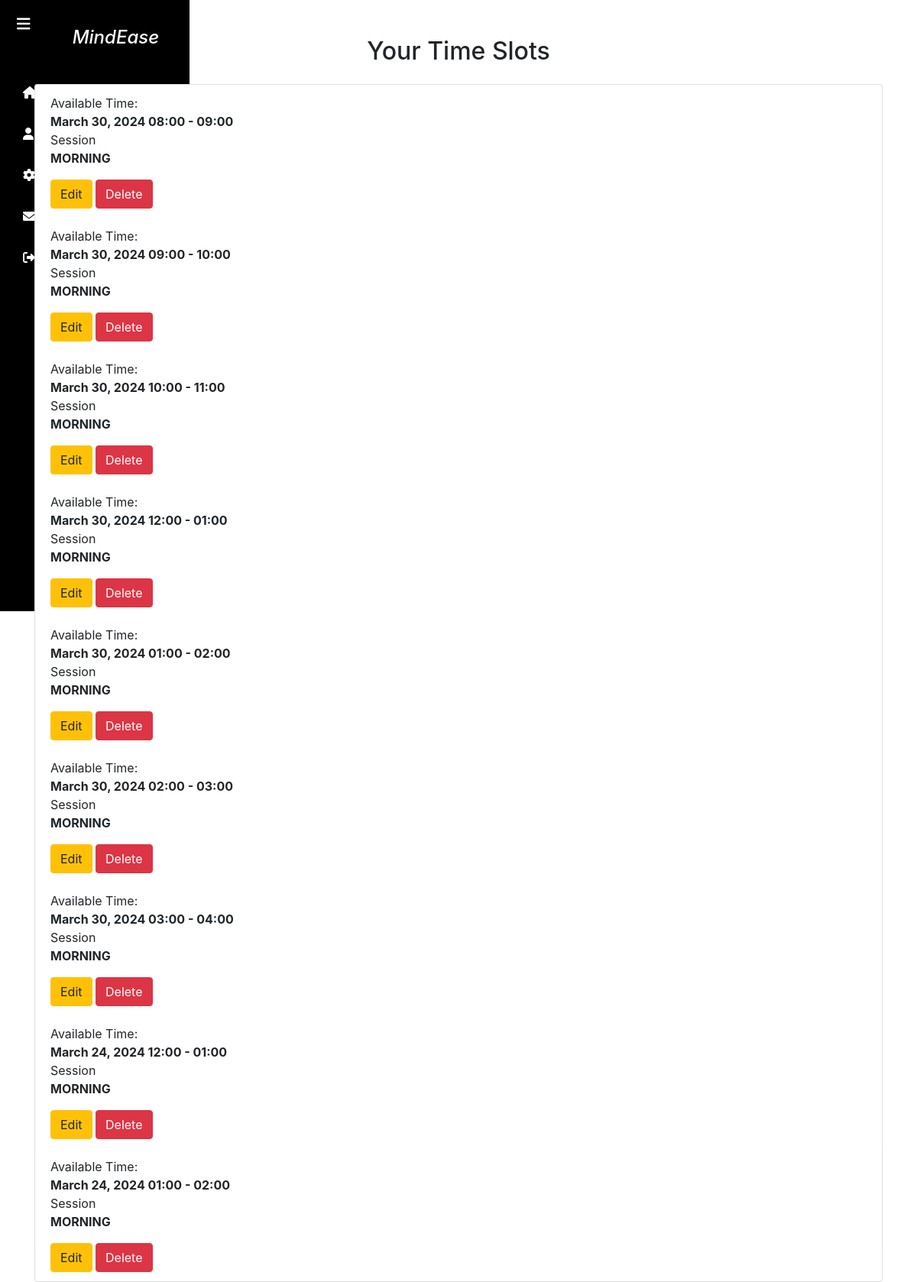
The app's page /new_view_time_slots/ (signed in), older data.
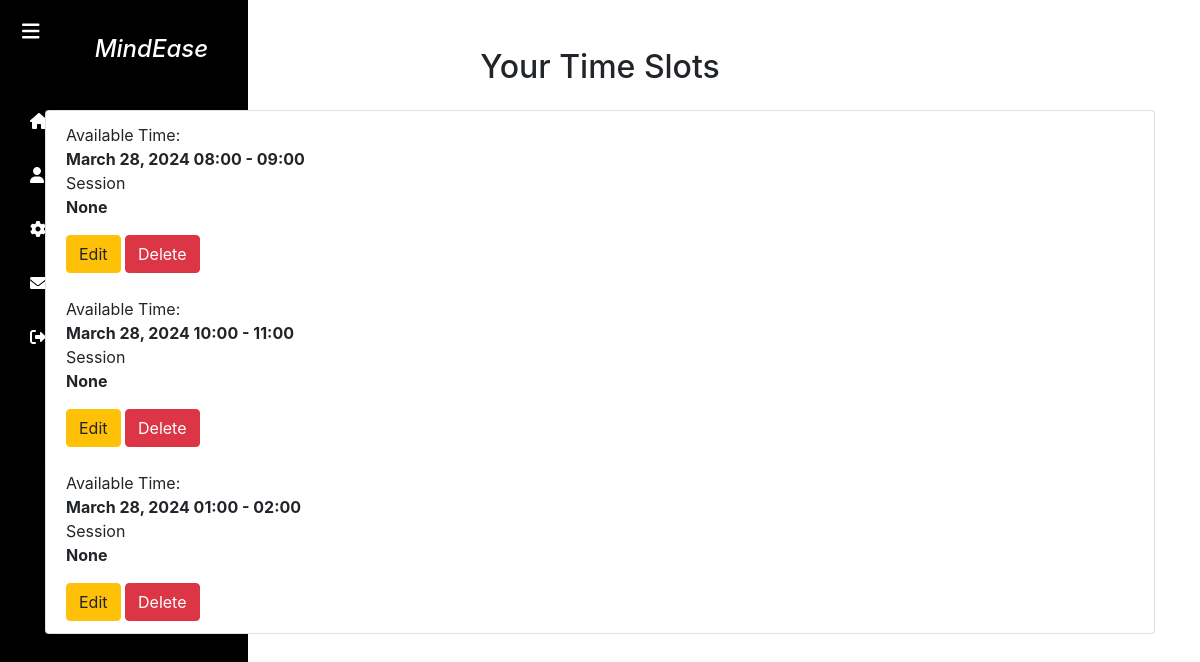
The same page, newer data.
### app1/models.py (models this page shows, shortened)
class TimeSlot(models.Model):
    class SessionType(models.TextChoices):
        MORNING = "MORNING", "Morning Session"
        AFTERNOON = "AFTERNOON", "Afternoon Session"
    TIME_SLOTS = [
        ("8-9", "8:00 AM - 9:00 AM"),
        ("9-10", "9:00 AM - 10:00 AM"),
        ("10-11", "10:00 AM - 11:00 AM"),
        ("12-1", "12:00 PM - 1:00 PM"),
        ("1-2", "1:00 PM - 2:00 PM"),
        ("2-3", "2:00 PM - 3:00 PM"),
        ("3-4", "3:00 PM - 4:00 PM"),
    ]
    therapist = models.ForeignKey(User, on_delete=models.CASCADE, related_name='available_time_slots')
    time_slot = models.CharField(max_length=5, choices=TIME_SLOTS, null=True)
    start_time = models.DateTimeField()
    end_time = models.DateTimeField()
    session_type = models.CharField(max_length=50, choices=SessionType.choices, null=True)
    is_booked = models.BooleanField(default=False)

### app1/views.py (the view)
# urls.py: path('new_view_time_slots/', views.new_view_time_slots, name='new_view_time_slots'),
@login_required
def new_view_time_slots(request):
    if request.user.role != 'THERAPIST':
        return redirect('home')  # Redirect to the home page if the user is not a therapist
    time_slots = TimeSlot.objects.filter(therapist=request.user)
    selected_time_slot_id = request.GET.get('selected_time_slot_id')  # Get the selected time slot ID from the query parameters
    selected_time_slot = None
    if selected_time_slot_id:
        try:
            selected_time_slot = TimeSlot.objects.get(id=selected_time_slot_id, therapist=request.user)
        except TimeSlot.DoesNotExist:
            selected_time_slot = None
    return render(request, 'new_view_time_slots.html', {'time_slots': time_slots, 'selected_time_slot': selected_time_slot})

### templates/new_view_time_slots.html (shortened to what this page needs)
<!DOCTYPE html>
<html lang="en">
<head>
  <link href="https://cdn.jsdelivr.net/npm/bootstrap@5.3.0/dist/css/bootstrap.min.css" rel="stylesheet">
  <link href="https://cdnjs.cloudflare.com/ajax/libs/font-awesome/6.0.0/css/all.min.css" rel="stylesheet">
</head>
<body>
  <div class="wrapper">
    <nav id="sidebar">
      <div class="sidebar-header">
        <strong><i><h3 id="brand">&nbsp;&nbsp;&nbsp;&nbsp;&nbsp;&nbsp;&nbsp;MindEase</h3></i></strong>
      </div>
      <div id="sidebar-content">
        <ul class="list-unstyled components">
          <li>
            <a href="/Tdash" class="sidebar-link">
              <i class="fas fa-home"></i> <span class="sidebar-content-text">Home</span>
            </a>
          </li>
          <li>
            <a href="#" class="sidebar-link">
              <i class="fas fa-user"></i> <span class="sidebar-content-text">Profile</span>
            </a>
          </li>
          <li>
            <a href="#" class="sidebar-link">
              <i class="fas fa-cog"></i> <span class="sidebar-content-text">Settings</span>
            </a>
          </li>
          <li>
            <a href="#" class="sidebar-link">
              <i class="fas fa-envelope"></i> <span class="sidebar-content-text">Messages</span>
            </a>
          </li>
          <li>
            <a href="{% url 'logout' %}" class="sidebar-link">
              <i class="fas fa-sign-out-alt"></i> <span class="sidebar-content-text">Logout</span>
            </a>
          </li>
        </ul>
      </div>
      <button type="button" id="sidebarCollapse" class="btn btn-dark">
        <i class="fas fa-bars"></i>
      </button>
    </nav>
<!DOCTYPE html>
<html lang="en">
<head>
    <link rel="stylesheet" href="https://stackpath.bootstrapcdn.com/bootstrap/4.3.1/css/bootstrap.min.css">
</head>
<body>
    <div class="container mt-5">
        <h2 class="text-center mb-4">Your Time Slots</h2>
        <div class="list-group">
            {% for time_slot in time_slots %}
                <div id="timeSlot{{ time_slot.id }}" class="list-group-item">
                    <div class="time-range-box">Available Time: <br>
                        <strong>{{ time_slot.start_time|date:'F d, Y H:i' }} - {{ time_slot.end_time|date:'H:i' }}</strong>
                    </div>
                    <div class="time-range-box">Session <br> <strong>{{ time_slot.session_type }}</strong></div>
                    <div class="mt-3">
                        <a href="{% url 'edit_time_slot' time_slot.id %}" class="btn btn-warning">Edit</a>
                        <a href="{% url 'delete_time_slot' time_slot.id %}" class="btn btn-danger">Delete</a>
                    </div>
                </div>
            {% endfor %}
        </div>
    </div>
</body>
</html>
</body>
</html>

Row changes from the older to the newer data that the page shows:
removed TimeSlot: start_time "March 30, 2024 08:00", end_time "09:00", session_type "MORNING"
removed TimeSlot: start_time "March 30, 2024 09:00", end_time "10:00", session_type "MORNING"
removed TimeSlot: start_time "March 30, 2024 10:00", end_time "11:00", session_type "MORNING"
removed TimeSlot: start_time "March 30, 2024 12:00", end_time "01:00", session_type "MORNING"
removed TimeSlot: start_time "March 30, 2024 01:00", end_time "02:00", session_type "MORNING"
removed TimeSlot: start_time "March 30, 2024 02:00", end_time "03:00", session_type "MORNING"
removed TimeSlot: start_time "March 30, 2024 03:00", end_time "04:00", session_type "MORNING"
removed TimeSlot: start_time "March 24, 2024 12:00", end_time "01:00", session_type "MORNING"
removed TimeSlot: start_time "March 24, 2024 01:00", end_time "02:00", session_type "MORNING"
added TimeSlot: start_time "March 28, 2024 08:00", end_time "09:00", session_type "None"
added TimeSlot: start_time "March 28, 2024 10:00", end_time "11:00", session_type "None"
added TimeSlot: start_time "March 28, 2024 01:00", end_time "02:00", session_type "None"
